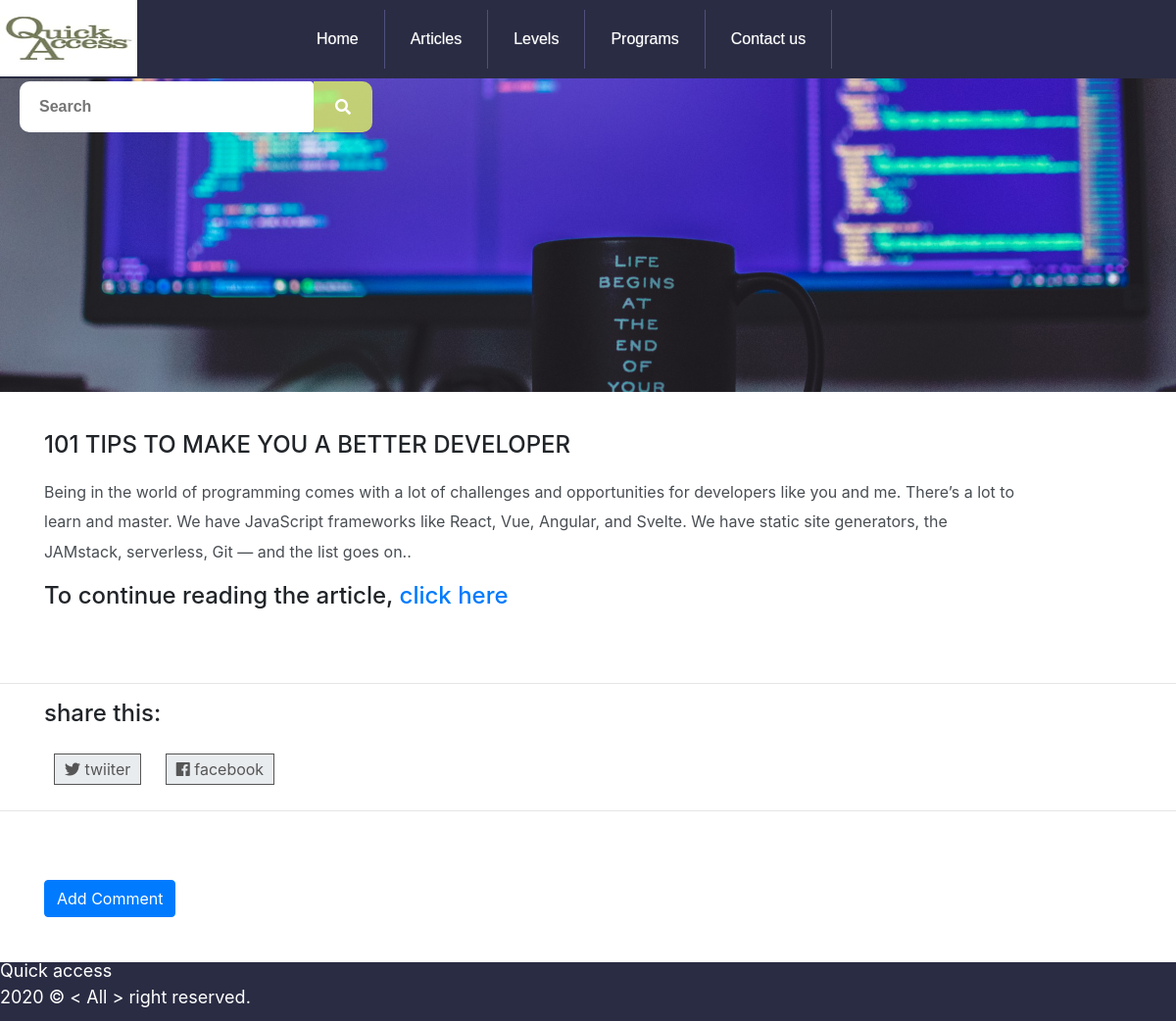
/ArticlesContent.php?id=2, run on the app's committed database.
### tables this page shows
CREATE TABLE `articles` (
  `id` int(11) NOT NULL,
  `Articles_name` varchar(200) NOT NULL,
  `Articles_details` text  NOT NULL,
  `url_articles` varchar(200) NOT NULL,
  `Articles_img` varchar(256)  NOT NULL
);

### Html/ArticlesContent.php (the view, shortened to what this page needs)
<?php
include('conn.php');
if (isset($_GET['id'])){
  $id = $_GET['id'];
  $get_articles = "select * from articles WHERE id = '$id'";
  $run_articles = mysqli_query($con, $get_articles);
  $row = mysqli_fetch_array($run_articles);
  $name = $row['Articles_name'];
  $image = $row['Articles_img'];
  $details = $row['Articles_details'];
  $url_articles = $row['url_articles']; }
?>
<!DOCTYPE html>
<html lang="en" >
<head>
  <link rel="stylesheet" href="../Css/bootstrap.min.css" />
  <link rel="stylesheet" href="../Css/articles.css" />
</head>
<body>
    <div class="gold_img" style="background-image: url('images/<?php echo($image); ?>')"></div>
    <div class="gold_rules">
        <div class="container">
            <h4><?php echo $name; ?> </h4>
            <p><?php echo $details; ?></p>
            <h4>To continue reading the article, <a href="<?php echo $url_articles; ?>" target="_blank" >click here</a></h4>
        </div>
    </div>
    <hr>
        <div class="share">
            <div class="container">
                <div class="like">
                    <h4>share this: </h4>
                        <a href="https://twitter.com"><i class="fab fa-twitter"></i> twiiter</a>
                        <a href="https://facebook.com"><i class="fab fa-facebook"></i> facebook</a>
                </div>
            </div>
        </div>
    <hr>
   <div class="share_repo">
        <div class="container">
            <div class="reply">
              <p>
                 <a class="btn btn-primary" data-toggle="collapse" href="#collapseExample" role="button" aria-expanded="false" aria-controls="collapseExample">
                     Add Comment
                 </a>
              </p>
           </div>
       </div>
   </div>
    <div class="footer">
        <p> Quick access <br> 2020 &copy; &lt; All &gt; right reserved.</p>
    </div>
</body>
</html>

### Css/index.css (style rules this page uses)
* { margin: 0; padding: 0; }
.nav { background: #2A2C43 ; height: 80px; width: 100%; display: flex; align-items: center; }
.nav li { float: left; list-style-type: none; position: relative; }
.nav li a { font-size: 16px; color: white; display: block; line-height: 60px; padding: 0 26px; text-decoration: none; border-right: 1px solid #505080; font-family: sans-serif; text-shadow: 0 0 1px rgba(255, 255, 255, 0.5); }
#logo { float: left; margin-right: 130px; border-bottom: 1px solid #2A2C43; }
#options a { border-left: 0 none; }
#search { width: 390spx; margin: 4px; margin-left: 20px; }
#search_text { width: 300px; height: 52px; padding: 15px 0 15px 20px; font-size: 16px; font-family: Montserrat, sans-serif; border: 0 none; margin-right: 0; color: #2A2C43; font-weight: bold; outline: none; background: white; float: left; box-sizing: border-box; transition: all 0.15s; border-top-left-radius: 10px; border-bottom-left-radius: 10px; }
#btnSearch { border: 0 none; padding: 0; width: 60px; height: 52px; float: left; text-align: center; cursor: pointer; color: white; background-color:rgba(230, 253, 96, 0.76); border-top-right-radius: 10px; border-bottom-right-radius: 10px; }
* { box-sizing:border-box }
.footer { height: 60px; background-color: #2A2C43; color: white; display: flex ; justify-content: left; align-items:center; font-size: 18px ; }
input[type=text], select, textarea { width: 100%; padding: 12px; border: 1px solid #ccc; border-radius: 4px; resize: vertical; }

### Css/articles.css (style rules this page uses)
.gold_img { height: 400px; background-position: center; background-size: cover; background-repeat: no-repeat; }
.gold_rules { padding: 40px 0; }
.gold_rules h4 { padding-bottom: 10px; }
.gold_rules p { color: #494e53; width: 90%; line-height: 1.9; }
.share { margin-bottom: 30px; }
.share h4 { margin-bottom: 30px; }
.share a { text-decoration: none; margin-left: 10px; color: #565656; border: 1px solid; padding: 5px 10px; margin-right: 10px; background-color: #e9ecef; }
.share_repo .reply { padding: 30px 0; margin-top: 20px; }
.share_repo .btn { margin-top: 20px; color: #fff; }
.footer { height: 60px; background-color: #2A2C43; color: white; display: flex ; justify-content: left; align-items:center; font-size: 18px ; }

### data on the page
articles: Articles_img (picture), Articles_name "101 TIPS TO MAKE YOU A BETTER DEVELOPER", Articles_details "Being in the world of programming comes with a lot of challenges and opportunities for developers like you and me. There’s a lot to learn and master. We have JavaScript frameworks like React, Vue, Angular, and Svelte. We have static site generators, the JAMstack, serverless, Git — and the list goes on.."
